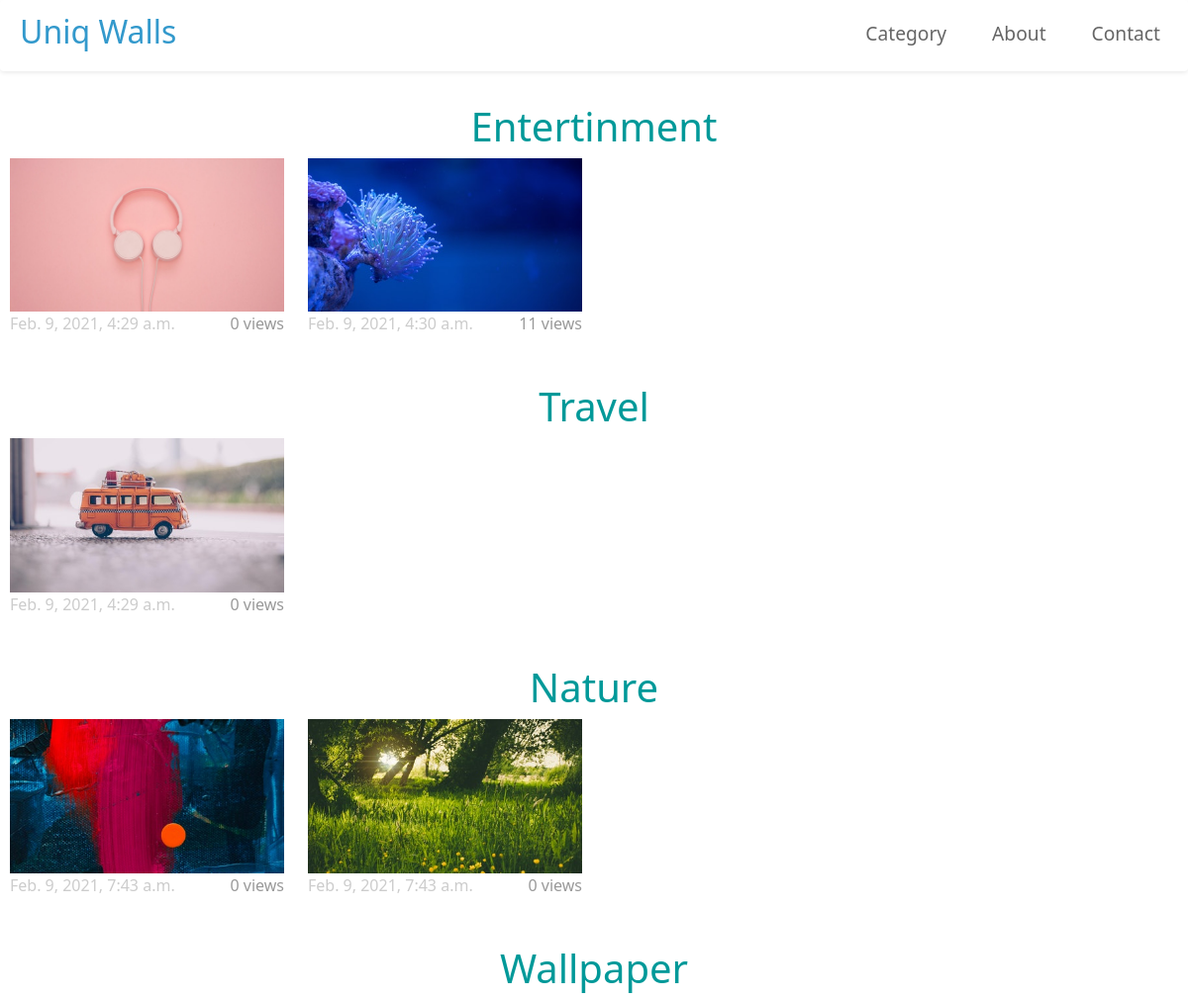
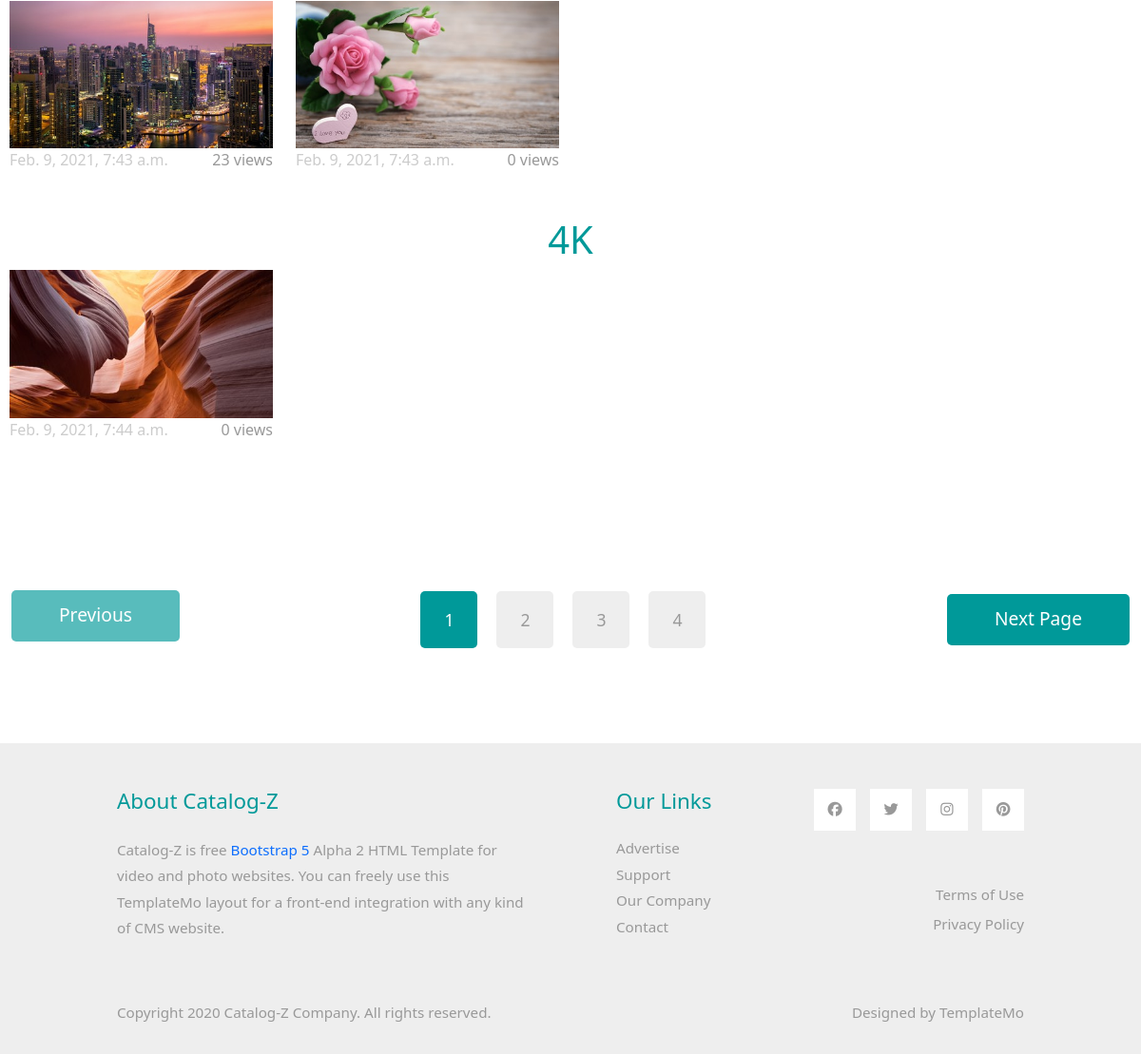
The page /category on the database its author committed (2 pictures, top to bottom).
### UniqApp/models.py (models this page shows, shortened)
class Category(models.Model):
    title  = models.CharField(max_length=99)

class Image(models.Model):
    image = models.ImageField(upload_to='dynamic_img')
    title = models.CharField(max_length=100)
    category = models.ForeignKey(Category, on_delete=models.CASCADE)
    date = models.DateTimeField(auto_now_add=True)
    view_count = models.PositiveIntegerField(default=0)

### UniqApp/views.py (the view)
# urls.py: path('category', CategoryView.as_view(), name="category"),
class CategoryView(TemplateView):
    template_name = 'category.html'
    def get_context_data(self, **kwargs):
        context = super().get_context_data(**kwargs)
        context["categories"] = Category.objects.all()
        return context

### templates/category.html (shortened to what this page needs)
{% extends 'base.html' %}
{% load static %}
{% block photos %}
    <div>
        <p>Hidden</p>
        <p>Hidden</p>
    </div>
    <div class="row tm-mb-90 tm-gallery" id="img-div">
    {% for category in categories %}
        <h1 style="text-align: center; color: #009999;">{{ category.title }}</h1>
        {% for cat in category.image_set.all %}
            <div class="col-xl-3 col-lg-4 col-md-6 col-sm-6 col-12 mb-5">
                <img src="{{ cat.image.url }}" alt="Image" class="img-fluid">
                <div class="d-flex justify-content-between tm-text-gray">
                    <span class="tm-text-gray-light">{{ cat.date }}</span>
                    <span>{{ cat.view_count }} views</span>
                </div>
            </div>
        {% endfor %}
    {% endfor %}
    </div>
{% endblock photos %}

### static/css/templatemo-style.css (style rules this page uses)
p { line-height: 1.8; }
.tm-mb-90 { margin-bottom: 90px; }
p, .tm-text-gray { color: #999; }
.tm-text-gray-light { color: #CCC; }

### templates/category.html (style rules this page uses)
#img-div { margin-top: 20px; padding: 10px; }

### rows shown on the page
Category: title "Entertinment"
Image: image (picture), date "Feb. 9, 2021, 4:29 a.m.", view_count "0"
Image: image (picture), date "Feb. 9, 2021, 4:30 a.m.", view_count "11"
Category: title "Travel"
Image: image (picture), date "Feb. 9, 2021, 4:29 a.m.", view_count "0"
Category: title "Nature"
Image: image (picture), date "Feb. 9, 2021, 7:43 a.m.", view_count "0"
Image: image (picture), date "Feb. 9, 2021, 7:43 a.m.", view_count "0"
Category: title "Wallpaper"
Image: image (picture), date "Feb. 9, 2021, 7:43 a.m.", view_count "23"
Image: image (picture), date "Feb. 9, 2021, 7:43 a.m.", view_count "0"
Category: title "4K"
Image: image (picture), date "Feb. 9, 2021, 7:44 a.m.", view_count "0"
